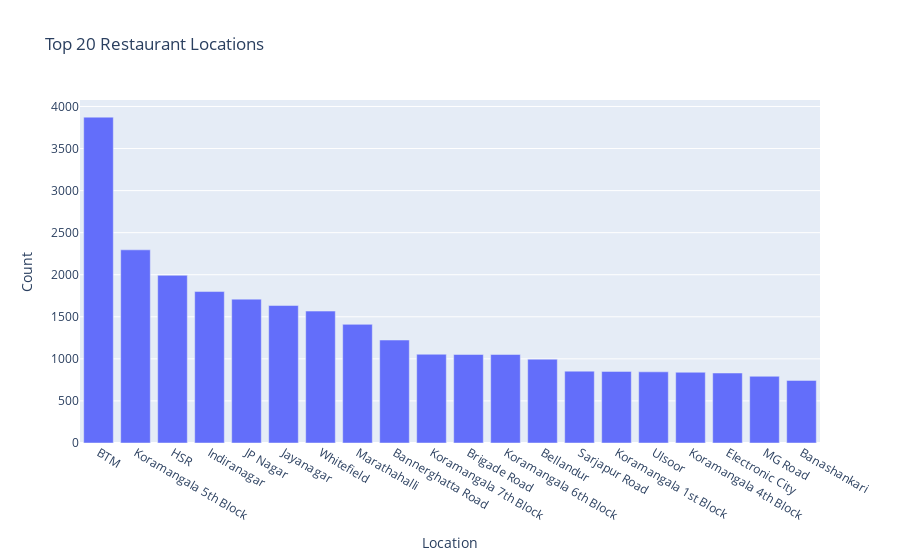

This figure's notebook cell:
### Markdown cell above
# Restaurants per location

### Code cell
# Get the top 20 locations by count
top_locations = df["location"].value_counts().head(20)

# Create a bar chart using Plotly Express
fig = px.bar(
    x=top_locations.index,  # Location names
    y=top_locations.values,  # Count values
    labels={'x': 'Location', 'y': 'Count'},
    title='Top 20 Restaurant Locations'
)

# Display the figure
fig.show()

### Figure 1 — Plotly figure (JSON) as saved in the notebook; plotly's stock layout.template omitted (floating-point values rounded to 4 significant figures)
{"data": [{"hovertemplate": "Location=%{x}<br>Count=%{y}<extra></extra>", "legendgroup": "", "marker": {"color": "#636efa", "pattern": {"shape": ""}}, "name": "", "orientation": "v", "showlegend": false, "textposition": "auto", "type": "bar", "x": ["BTM", "Koramangala 5th Block", "HSR", "Indiranagar", "JP Nagar", "Jayanagar", "Whitefield", "Marathahalli", "Bannerghatta Road", "Koramangala 7th Block", "Brigade Road", "Koramangala 6th Block", "Bellandur", "Sarjapur Road", "Koramangala 1st Block", "Ulsoor", "Koramangala 4th Block", "Electronic City", "MG Road", "Banashankari"], "xaxis": "x", "y": [3873, 2296, 1993, 1800, 1710, 1634, 1568, 1410, 1224, 1055, 1052, 1052, 996, 854, 851, 846, 841, 832, 793, 744], "yaxis": "y"}], "layout": {"barmode": "relative", "legend": {"tracegroupgap": 0}, "title": {"text": "Top 20 Restaurant Locations"}, "xaxis": {"anchor": "y", "domain": [0, 1], "title": {"text": "Location"}}, "yaxis": {"anchor": "x", "domain": [0, 1], "title": {"text": "Count"}}}}
